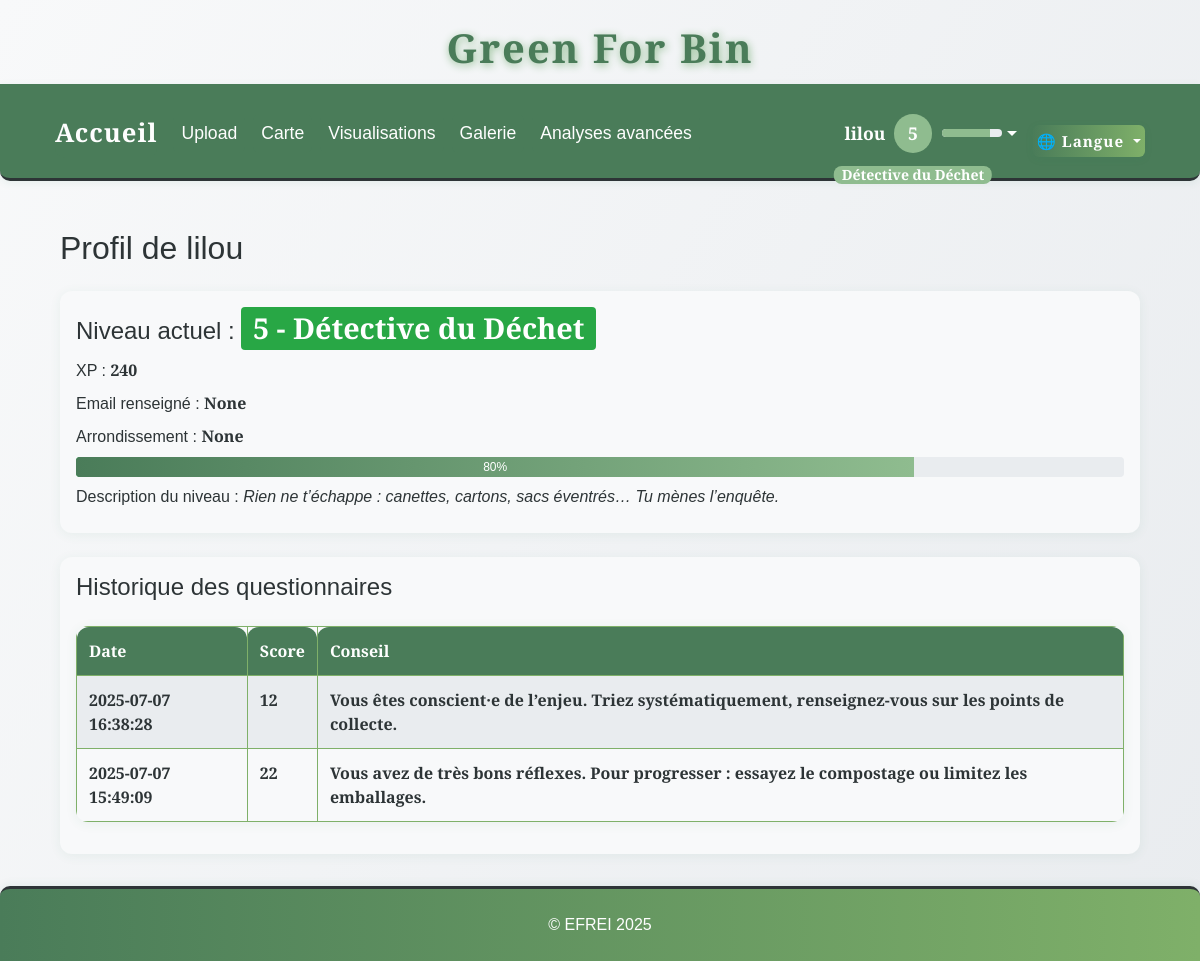
The page /profil (signed in) on the database its author committed.
### tables this page shows
CREATE TABLE users (
                id INTEGER PRIMARY KEY AUTOINCREMENT,
                username TEXT UNIQUE NOT NULL,
                password_hash TEXT NOT NULL,
                role TEXT NOT NULL DEFAULT 'user',
                created_at TEXT NOT NULL,
                last_login TEXT
            , xp INTEGER DEFAULT 0, email TEXT, arrondissement TEXT);

CREATE TABLE user_eco_analysis (
                id INTEGER PRIMARY KEY AUTOINCREMENT,
                user_id INTEGER NOT NULL,
                date_filled TEXT NOT NULL,
                score INTEGER NOT NULL,
                details TEXT,
                FOREIGN KEY(user_id) REFERENCES users(id)
            );

### app.py (the view, shortened to what this page needs)
@app.route('/profil', methods=['GET', 'POST'])
@login_required
def profil():
    user_id = session.get('user_id')
    if not user_id:
        flash(_('Vous devez être connecté pour accéder à votre profil.'), 'error')
        return redirect(url_for('login'))
    arrondissements = []
    arr_file = os.path.join('static', 'data', 'arrondissements.geojson')
    try:
        with open(arr_file, encoding='utf-8') as f:
            arr_geo = json.load(f)
        for feature in arr_geo['features']:
            arr_name = feature['properties'].get('nom', feature['properties'].get('l_ar'))
            arrondissements.append(arr_name)
        arrondissements = sorted(arrondissements)
    except Exception as e:
        print(f"[PROFIL] Erreur chargement arrondissements: {e}")
        arrondissements = []
    with sqlite3.connect(DB_PATH) as conn:
        c = conn.cursor()
        c.execute("SELECT xp, email, arrondissement FROM users WHERE id = ?", (user_id,))
        row = c.fetchone()
        if row:
            xp, email, arrondissement = row
        else:
            xp, email, arrondissement = 0, '', ''
    level = get_user_level(xp)
    history = []
    with sqlite3.connect(DB_PATH) as conn:
        c = conn.cursor()
        c.execute("SELECT score, date_filled FROM user_eco_analysis WHERE user_id = ? ORDER BY date_filled DESC", (user_id,))
        rows = c.fetchall()
        for score, date_filled in rows:
            if score >= 24:
                advice = _('Bravo ! Vos habitudes ont un impact positif. Continuez à inspirer les autres autour de vous. Essayez les défis zéro déchet, ou rejoignez une initiative locale.')
            elif score >= 18:
                advice = _('Vous avez de très bons réflexes. Pour progresser : essayez le compostage ou limitez les emballages.')
            elif score >= 12:
                advice = _('Vous êtes conscient·e de l’enjeu. Triez systématiquement, renseignez-vous sur les points de collecte.')
            else:
                advice = _("Pas de panique ! Commencez par des gestes simples comme trier ou acheter en vrac. Chaque geste compte !")
            history.append({
                'date': date_filled,
                'score': score,
                'advice': advice
            })
    return render_template('profil.html', level=level, history=history, email=email, arrondissement=arrondissement, arrondissements=arrondissements)

### app.py (called while the page is built)
def get_locale():
    return session.get('lang', request.accept_languages.best_match(['en', 'fr']))

@app.context_processor
def inject_locale():
    return dict(get_locale=get_locale)

@app.context_processor
def inject_user_level():
    def user_level():
        if 'user_id' in session:
            try:
                with sqlite3.connect(DB_PATH) as conn:
                    c = conn.cursor()
                    c.execute("SELECT xp FROM users WHERE id = ?", (session['user_id'],))
                    row = c.fetchone()
                    xp = row[0] if row and row[0] is not None else 0
                return get_user_level(xp)
            except Exception as e:
                print(f"[USER LEVEL] {e}")
        return get_user_level(0)
    return dict(user_level=user_level)

def login_required(f):
    @wraps(f)
    def decorated_function(*args, **kwargs):
        if 'user_id' not in session:
            flash(_('Vous devez être connecté pour accéder à cette page.'), 'error')
            return redirect(url_for('login'))
        return f(*args, **kwargs)
    return decorated_function

### templates/profil.html (shortened to what this page needs)
{% extends "base.html" %}
{% block content %}
<div class="container mt-4">
    <h2 class="mb-4">{{ _('Profil de') }} {{ session.get('username') }}</h2>
    <div class="card mb-4 p-3">
        <h4>{{ _('Niveau actuel') }} : <span class="badge badge-success" style="font-size:1.2em;">{{ level.level }} - {{ _(level.title) }}</span></h4>
        <div class="mb-2">{{ _('XP') }} : <strong>{{ level.xp }}</strong></div>
        <div class="mb-2">{{ _('Email renseigné') }} : <strong>{{ email }}</strong></div>
        <div class="mb-2">{{ _('Arrondissement') }} : <strong>{{ arrondissement }}</strong></div>
        <div class="progress mb-2" style="height: 20px;">
            <div class="progress-bar bg-success" role="progressbar" style="width: {{ level.progress }}%;" aria-valuenow="{{ level.progress }}" aria-valuemin="0" aria-valuemax="100">{{ level.progress }}%</div>
        </div>
        <div class="mb-2">{{ _('Description du niveau') }} : <em>{{ _(level.desc) }}</em></div>
    </div>
    <div class="card p-3">
        <h4>{{ _('Historique des questionnaires') }}</h4>
        {% if history %}
        <table class="table table-striped mt-3">
            <thead>
                <tr>
                    <th>{{ _('Date') }}</th>
                    <th>{{ _('Score') }}</th>
                    <th>{{ _('Conseil') }}</th>
                </tr>
            </thead>
            <tbody>
                {% for entry in history %}
                <tr>
                    <td>{{ entry.date }}</td>
                    <td>{{ entry.score }}</td>
                    <td>{{ entry.advice }}</td>
                </tr>
                {% endfor %}
            </tbody>
        </table>
        {% else %}
        <div class="alert alert-info mt-3">{{ _('Aucun questionnaire rempli pour le moment.') }}</div>
        {% endif %}
    </div>
</div>
{% endblock %}

### templates/base.html (shortened to what this page needs)
<!DOCTYPE html>
<html lang="{{ get_locale() }}">
<head>
    <link href="https://cdn.jsdelivr.net/npm/bootstrap@4.6.2/dist/css/bootstrap.min.css" rel="stylesheet">
    <link href="{{ url_for('static', filename='css/style.css') }}" rel="stylesheet">
    <link href="{{ url_for('static', filename='css/greenforbin.css') }}" rel="stylesheet">
</head>
<body>
    <header>
        <h1>{{ _('Green For Bin') }}</h1>
        <nav class="navbar navbar-expand-lg navbar-dark bg-dark">
            <div class="container-fluid">
                <a class="navbar-brand" href="{{ url_for('about') }}">{{ _('Accueil') }}</a>
                <div class="collapse navbar-collapse" id="navbarNav">
                    <ul class="navbar-nav">
                        <li class="nav-item">
                            <a class="nav-link" href="{{ url_for('upload') }}">{{ _('Upload') }}</a>
                        </li>
                        <li class="nav-item">
                            <a class="nav-link" href="{{ url_for('map_view') }}">{{ _('Carte') }}</a>
                        </li>
                        <li class="nav-item">
                            <a class="nav-link" href="{{ url_for('stats') }}">{{ _('Visualisations') }}</a>
                        </li>
                        <li class="nav-item">
                            <a class="nav-link" href="{{ url_for('gallery') }}">{{ _('Galerie') }}</a>
                        </li>
                        <li class="nav-item">
                            <a class="nav-link" href="{{ url_for('analyses_avancees') }}">{{ _('Analyses avancées') }}</a>
                        </li>
                    </ul>
                    <ul class="navbar-nav ml-auto" style="margin-left:auto;">
                    <div class="d-flex align-items-center ml-auto" style="margin-left:auto;">
                        {% if session.get('user_id') %}
                            <li class="nav-item dropdown">
                                <a class="nav-link dropdown-toggle d-flex align-items-center" href="#" id="userDropdown" role="button" data-toggle="dropdown" aria-haspopup="true" aria-expanded="false" style="font-weight:bold; color: var(--cream) !important;">
                                    {{ session.get('username') }}
                                    {% set lvl = user_level() %}
                                    <span class="badge badge-pill ml-2" style="background: #8fbc8f; color: #fff; font-size: 1em; min-width:2.2em; height:2.2em; display:flex; align-items:center; justify-content:center; border-radius:50%; position:relative;">
                                        {{ lvl.level }}
                                        <span style="position:absolute; bottom:-2.2em; left:50%; transform:translateX(-50%); font-size:0.8em; color:#fff; white-space:nowrap; background:#8fbc8f; border-radius:8px; padding:2px 8px;">{{ _(lvl.title) }}</span>
                                    </span>
                                    <div style="width:60px; height:8px; background:#e9ecef; border-radius:4px; margin-left:10px; overflow:hidden; position:relative;">
                                        <div style="width:{{ lvl.progress }}%; height:100%; background:#8fbc8f;"></div>
                                    </div>
                                </a>
                            </li>
                        {% endif %}
                    </ul>
                        <form class="form-inline" method="get" action="#" id="langDropdownForm" style="margin:0; padding:0;">
                            <div class="dropdown lang-switch" style="font-size:0.95rem;">
                                <button class="btn btn-outline-light dropdown-toggle p-1" type="button" id="langDropdown" data-toggle="dropdown" aria-haspopup="true" aria-expanded="false" style="font-size:0.95rem; min-width:90px; height:32px; line-height:1.1; padding:2px 10px;">
                                    {% if get_locale() == 'fr' %}🇫🇷 Français{% elif get_locale() == 'en' %}🇬🇧 English{% else %}🌐 Langue{% endif %}
                                </button>
                            </div>
                        </form>
                    </div>
                </div>
        </nav>
    </header>
    <div class="container mt-4">
        {% block content %}{% endblock %}
    </div>
    <footer class="footer-efrei mt-auto py-3">
        <div class="container text-center">
            <span>&copy; EFREI 2025</span>
        </div>
    </footer>
</body>
</html>

### static/css/style.css (style rules this page uses)
:root { --primary-green: #4a7c59; --light-green: #7fb069; --sage-green: #8fbc8f; --cream: #fefefe; --warm-white: #f8f9fa; --soft-gray: #e9ecef; --charcoal: #2d3436; --text-primary: #2d3436; --text-secondary: #636e72; --radius: 2.5rem; --shadow: 0 4px 24px rgba(44, 124, 89, 0.10); --transition: all 0.3s cubic-bezier(.4,0,.2,1); --green-dark: var(--primary-green); --green: var(--light-green); --green-light: var(--sage-green); --beige: var(--cream); --white: var(--cream); --black: var(--charcoal); }
html, body { height: 100%; margin: 0; padding: 0; }
body { display: flex; flex-direction: column; min-height: 100vh; }
.container.mt-4 { flex: 1 0 auto; }
.navbar { background: linear-gradient(90deg, var(--primary-green) 0%, var(--light-green) 100%); border-radius: 0 0 var(--radius) var(--radius); box-shadow: var(--shadow); padding: 1.5rem 2.5rem 1.2rem 2.5rem; display: flex; justify-content: center; align-items: center; gap: 2rem; position: sticky; top: 0; z-index: 1000; }
.nav-link { color: var(--cream); font-family: 'Inter', 'Franklin Gothic Medium', 'Arial Narrow', Arial, sans-serif, sans-serif; font-size: 1.1rem; font-weight: 500; padding: 0.5rem 1.2rem; border-radius: 2rem; transition: var(--transition); position: relative; }
.btn { background: var(--primary-green); color: var(--cream); border: none; border-radius: 2rem; font-family: 'Inter', Arial, sans-serif; font-weight: 600; padding: 0.9rem 2.2rem; font-size: 1.1rem; box-shadow: 0 2px 8px rgba(44, 124, 89, 0.08); transition: var(--transition); cursor: pointer; margin-top: 1rem; letter-spacing: 1px; }
.card { background: var(--white); border-radius: var(--radius); box-shadow: var(--shadow); padding: 2rem 1.5rem; margin-bottom: 2rem; transition: var(--transition); position: relative; overflow: hidden; }
.footer-efrei { width: 100%; background: linear-gradient(90deg, var(--primary-green) 0%, var(--light-green) 100%); color: var(--cream); border-top: 3px solid var(--charcoal); box-shadow: 0 -2px 8px rgba(44, 124, 89, 0.08); font-family: 'Quercus Serif', 'Montserrat', 'Quicksand', Arial, sans-serif !important; font-weight: 500; flex-shrink: 0; }
.footer-efrei .container { padding-top: 8px; padding-bottom: 8px; }

### static/css/greenforbin.css (style rules this page uses)
:root { --primary-green: #4a7c59; --light-green: #7fb069; --sage-green: #8fbc8f; --cream: #fefefe; --warm-white: #f8f9fa; --soft-gray: #e9ecef; --charcoal: #2d3436; --text-primary: #2d3436; --text-secondary: #636e72; }
body { background: linear-gradient(135deg, var(--cream) 0%, var(--light-green) 100%); color: var(--text-primary); font-family: 'Segoe UI', 'Roboto', Arial, sans-serif; min-height: 100vh; }
header h1 { color: var(--primary-green); font-weight: bold; letter-spacing: 2px; text-shadow: 1px 2px 8px var(--sage-green); }
.navbar, .navbar-brand, .nav-link { background: var(--primary-green) !important; color: var(--cream) !important; font-weight: 500; border-radius: 0 0 10px 10px; }
.card { border-radius: 16px; box-shadow: 0 4px 24px 0 rgba(79, 124, 89, 0.10); border: none; background: var(--warm-white); }
.table { background: var(--warm-white); border-radius: 10px; overflow: hidden; }
th { background: var(--primary-green); color: var(--cream); }
td, th { border: 1px solid var(--light-green) !important; }
.progress-bar { background: linear-gradient(90deg, var(--primary-green) 0%, var(--sage-green) 100%); }
footer { background: var(--primary-green); color: var(--cream); text-align: center; padding: 12px 0; border-radius: 10px 10px 0 0; margin-top: 40px; }

### rows shown on the page
users: get "lilou"
user_eco_analysis: date "2025-07-07 16:38:28", score "12", advice "Vous êtes conscient·e de l’enjeu. Triez systématiquement, renseignez-vous sur les points de collecte."
user_eco_analysis: date "2025-07-07 15:49:09", score "22", advice "Vous avez de très bons réflexes. Pour progresser : essayez le compostage ou limitez les emballages."

### other values the page prints
{{ lvl.level }} "5"
{{ level.level }} "5"
{{ level.xp }} "240"
{{ email }} "None"
{{ arrondissement }} "None"
{{ level.progress }} "80"
